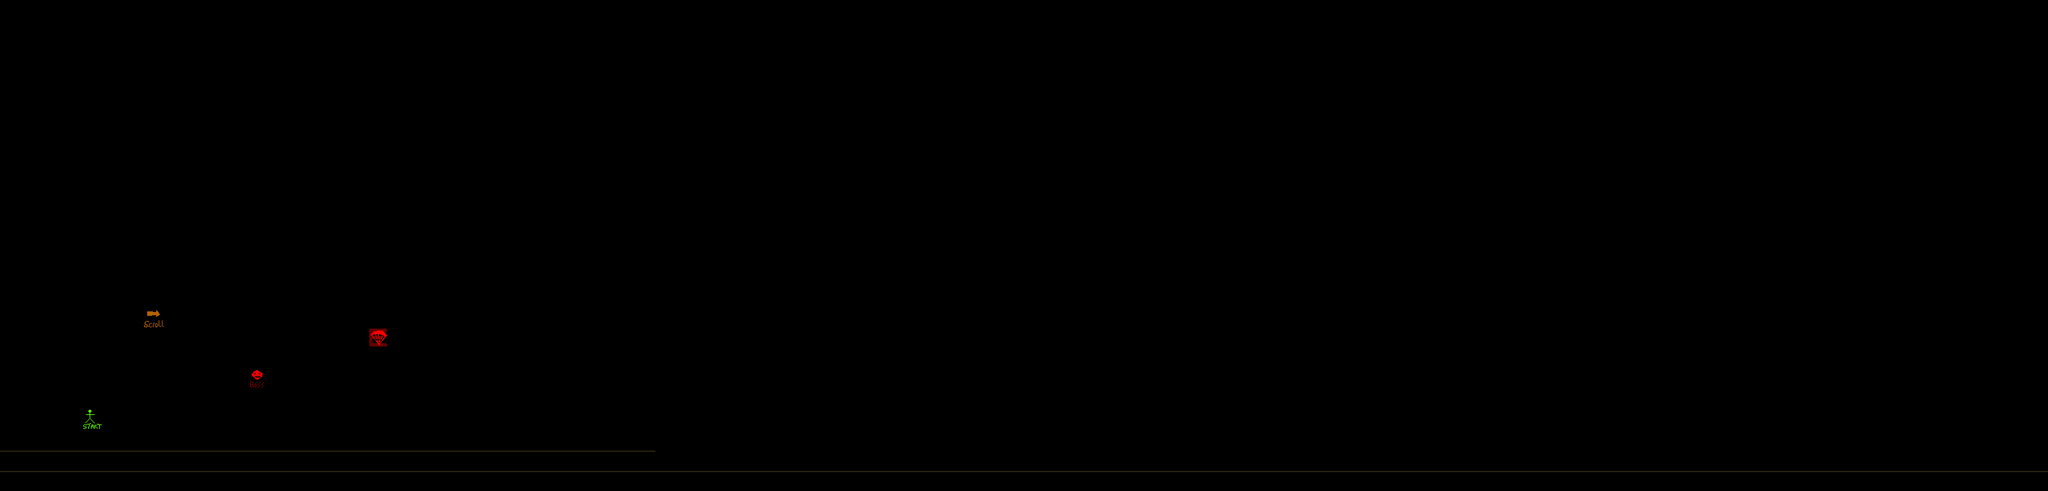

A 2D game scene composited from a Tiled map and its tileset images. What follows is a short description and the map's XML, with each tile layer's data collapsed to a summary:
An orthogonal 100x24 tile map with 32x32 px tiles, 2 tile layers (collision, miscLayer).

<map version="1.0" orientation="orthogonal" width="100" height="24" tilewidth="32" tileheight="32">
 <tileset firstgid="1" name="tilemapnew1" tilewidth="32" tileheight="32">
  <image source="../tilemapnew1.png" trans="fe00fe" width="1024" height="1024" />
  <tile id="29">
   <properties>
    <property name="enemyspawn" value="drone" />
   </properties>
  </tile>
  <tile id="30">
   <properties>
    <property name="enemyspawn" value="paratrooper" />
   </properties>
  </tile>
  <tile id="31">
   <properties>
    <property name="enemyspawn" value="footsoldier" />
   </properties>
  </tile>
  <tile id="52">
   <properties>
    <property name="solid" value="solid" />
   </properties>
  </tile>
  <tile id="54">
   <properties>
    <property name="solid" value="solid" />
   </properties>
  </tile>
  <tile id="63">
   <properties>
    <property name="destroyable" value="1" />
   </properties>
  </tile>
  <tile id="64">
   <properties>
    <property name="solid" value="solid" />
   </properties>
  </tile>
  <tile id="87">
   <properties>
    <property name="solid" value="solid" />
   </properties>
  </tile>
  <tile id="94">
   <properties>
    <property name="item" value="health" />
   </properties>
  </tile>
  <tile id="95">
   <properties>
    <property name="door" value="1" />
   </properties>
  </tile>
  <tile id="126">
   <properties>
    <property name="playerstart" value="" />
   </properties>
  </tile>
  <tile id="127">
   <properties>
    <property name="destroyable" value="2" />
   </properties>
  </tile>
  <tile id="134">
   <properties>
    <property name="solid" value="" />
   </properties>
  </tile>
  <tile id="158">
   <properties>
    <property name="boss" value="" />
   </properties>
  </tile>
  <tile id="159">
   <properties>
    <property name="door" value="2" />
   </properties>
  </tile>
  <tile id="169">
   <properties>
    <property name="platform" value="" />
   </properties>
  </tile>
  <tile id="170">
   <properties>
    <property name="solid" value="" />
   </properties>
  </tile>
  <tile id="173">
   <properties>
    <property name="platform" value="platform" />
   </properties>
  </tile>
  <tile id="174">
   <properties>
    <property name="platform" value="platform" />
   </properties>
  </tile>
  <tile id="175">
   <properties>
    <property name="platform" value="platform" />
   </properties>
  </tile>
  <tile id="176">
   <properties>
    <property name="platform" value="platform" />
   </properties>
  </tile>
  <tile id="177">
   <properties>
    <property name="platform" value="platform" />
   </properties>
  </tile>
  <tile id="178">
   <properties>
    <property name="platform" value="" />
   </properties>
  </tile>
  <tile id="190">
   <properties>
    <property name="scrollingmap" value="" />
   </properties>
  </tile>
  <tile id="191">
   <properties>
    <property name="levelcomplete" value="" />
   </properties>
  </tile>
  <tile id="223">
   <properties>
    <property name="solid" value="" />
   </properties>
  </tile>
  <tile id="256">
   <properties>
    <property name="solid" value="solid" />
   </properties>
  </tile>
  <tile id="257">
   <properties>
    <property name="solid" value="solid" />
   </properties>
  </tile>
  <tile id="258">
   <properties>
    <property name="solid" value="solid" />
   </properties>
  </tile>
  <tile id="264">
   <properties>
    <property name="solid" value="solid" />
   </properties>
  </tile>
  <tile id="265">
   <properties>
    <property name="solid" value="" />
   </properties>
  </tile>
  <tile id="266">
   <properties>
    <property name="solid" value="" />
   </properties>
  </tile>
  <tile id="267">
   <properties>
    <property name="solid" value="" />
   </properties>
  </tile>
  <tile id="268">
   <properties>
    <property name="solid" value="" />
   </properties>
  </tile>
  <tile id="269">
   <properties>
    <property name="solid" value="" />
   </properties>
  </tile>
  <tile id="270">
   <properties>
    <property name="solid" value="" />
   </properties>
  </tile>
  <tile id="307">
   <properties>
    <property name="ladder" value="ladder" />
   </properties>
  </tile>
  <tile id="339">
   <properties>
    <property name="ladder" value="" />
    <property name="platform" value="" />
   </properties>
  </tile>
 </tileset>
 <layer name="collision" width="100" height="24">
  <data>[2400 cells, 204 non-empty, 2 distinct tile ids]</data>
 </layer>
 <layer name="miscLayer" width="100" height="24">
  <data>[2400 cells, 4 non-empty, 4 distinct tile ids]</data>
 </layer>
</map>
